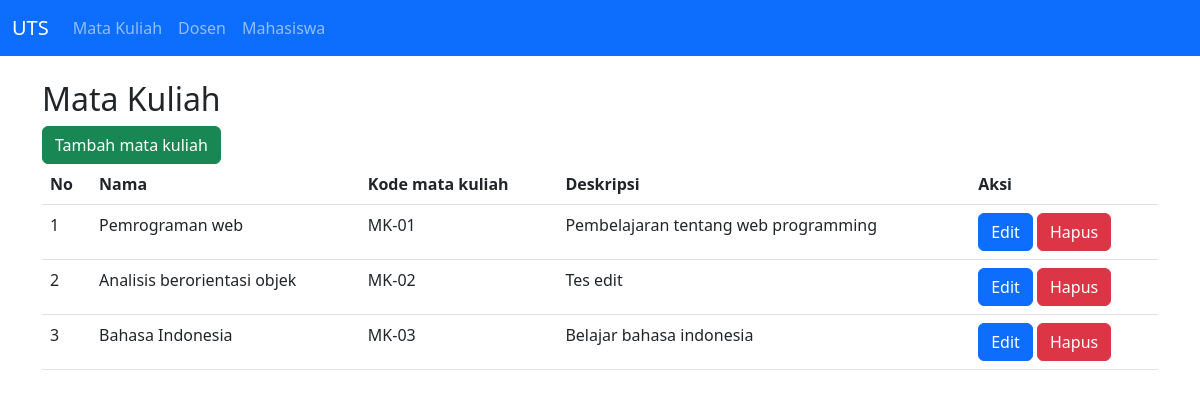
The page / on the database its author committed.
### tables this page shows
CREATE TABLE `matakuliah` (
  `id` int(11) NOT NULL,
  `nama` varchar(255) NOT NULL,
  `kode_matakuliah` char(5) NOT NULL,
  `deskripsi` text NOT NULL
);

### index.php (the view, shortened to what this page needs)
<?php
include('functions/koneksi.php');
$query = mysqli_query($mysqli,"SELECT * FROM matakuliah");
?>
<!doctype html>
<html lang="en">
  <head>
    <link href="https://cdn.jsdelivr.net/npm/bootstrap@5.3.0/dist/css/bootstrap.min.css" rel="stylesheet">
  </head>
  <body>
  <nav class="navbar navbar-expand-lg bg-primary navbar-dark">
  <div class="container-fluid">
    <a class="navbar-brand" href="#">UTS</a>
    <div class="collapse navbar-collapse" id="navbarNav">
      <ul class="navbar-nav">
        <li class="nav-item">
          <a class="nav-link" aria-current="page" href="index.php">Mata Kuliah</a>
        </li>
        <li class="nav-item">
          <a class="nav-link" href="dosen.php">Dosen</a>
        </li>
        <li class="nav-item">
          <a class="nav-link" href="mahasiswa.php">Mahasiswa</a>
        </li>
      </ul>
    </div>
  </div>
</nav>
<div class="container pt-4">
    <h2>Mata Kuliah</h2>
    <div class="row">
        <div class="col-12">
            <button class="btn btn-success" data-bs-toggle="modal" data-bs-target="#tambah">Tambah mata kuliah</button>
        </div>
        <div class="col-12">
            <table class="table">
                <thead>
                    <tr>
                        <th>No</th>
                        <th>Nama</th>
                        <th>Kode mata kuliah</th>
                        <th>Deskripsi</th>
                        <th>Aksi</th>
                    </tr>
                </thead>
                <tbody>
                    <?php $i=1; while($matkul = mysqli_fetch_array($query)) { ?>
                    <tr>
                        <td><?= $i ?></td>
                        <td><?= $matkul['nama'] ?></td>
                        <td><?= $matkul['kode_matakuliah'] ?></td>
                        <td><?= $matkul['deskripsi'] ?></td>
                        <td>
                            <button class="btn btn-primary" data-bs-toggle="modal" data-bs-target="#edit<?= $matkul['id']; ?>">Edit</button>
                            <a href="functions/hapus.php?table=matakuliah&&id=<?=$matkul['id']?>" onclick="return confirm('Anda yakin?')" class="btn btn-danger">Hapus</a>
                        </td>
                    </tr>
                    <?php $i++; } ?>
                </tbody>
            </table>
        </div>
    </div>
</div>
  </body>
</html>

### rows shown on the page
matakuliah: nama "Pemrograman web", kode_matakuliah "MK-01", deskripsi "Pembelajaran tentang web programming"
matakuliah: nama "Analisis berorientasi objek", kode_matakuliah "MK-02", deskripsi "Tes edit"
matakuliah: nama "Bahasa Indonesia", kode_matakuliah "MK-03", deskripsi "Belajar bahasa indonesia"
